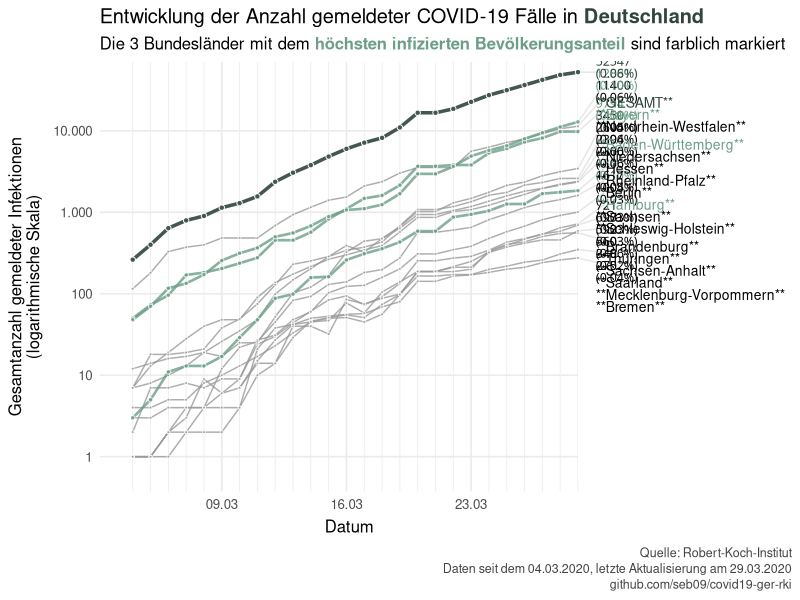
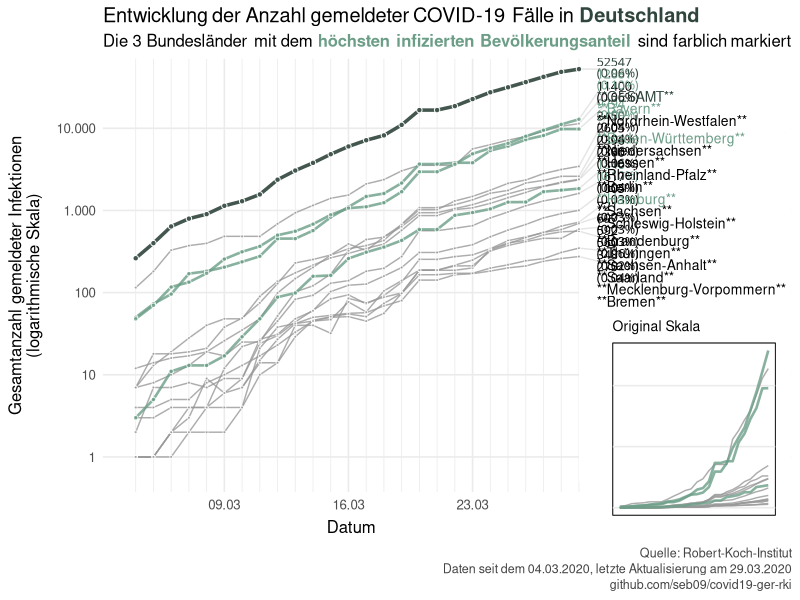
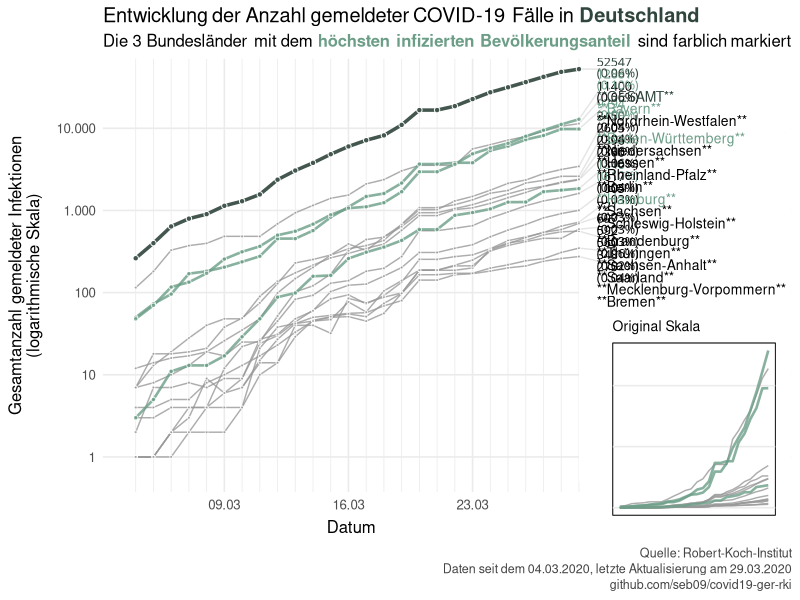

These charts were generated, in order, by the following R code:

library(tidyverse)
library(cowplot)
library(ggtext)
library(lubridate)

theme_set(theme_minimal(base_size = 12))

# import data ------------------------------------------------------------------

pop <- read_csv("data/einwohner_bundesland.csv")
corona_rki <- read_csv("data/corona_deu_rki.csv") %>% 
  left_join(pop, by = "Bundesland") %>% 
  filter(Fallzahl > 0)


# data for plotting ------------------------------------------------------------

d_total <- corona_rki %>% 
  group_by(Datum) %>% 
  summarise(
    Fallzahl = sum(Fallzahl, na.rm = TRUE),
    Todeszahl = sum(Todeszahl, na.rm = TRUE),
    Einwohner = sum(Einwohner, na.rm = TRUE)
  ) %>% 
  mutate(Bundesland = "Gesamt")

d_plot <- corona_rki %>% 
  bind_rows(d_total) %>% 
  mutate(Bundesland = fct_reorder2(Bundesland, Datum, Fallzahl))

# prepare labels ---------------------------------------------------------------

# latest numbers per Bundesland
d_plot_end <- d_plot %>% 
  arrange(-as.numeric(Datum)) %>% 
  group_by(Bundesland) %>%
  top_n(1, Datum) %>% 
  ungroup() %>%
  mutate(Anteil = Fallzahl/Einwohner)

# evenly spread label coordinates
y_log <- log10(d_plot$Fallzahl)
lab_min <- min(y_log) + 0.5 * diff(range(y_log))
lab_max <- max(y_log)
lab_coord <- 10^seq(lab_min, lab_max, length.out = nlevels(d_plot$Bundesland))

# set colors
#colorRamp(c("#FFFFFF", "#374E55"))(0.87) %>% rgb(maxColorValue = 255)
color_text_total <- "#30453C"
color_line_total <- colorRamp(c("#FFFFFF", color_text_total))(0.9) %>% rgb(maxColorValue = 255)
#colorRamp(c("#FFFFFF", "#79AF97", "#000000"))(0.8) %>% rgb(maxColorValue = 255)
color_text_top <- "#6C9D87"
color_line_top <- colorRamp(c("#FFFFFF", color_text_top))(1) %>% rgb(maxColorValue = 255)
color_text_std <- "#000000"
color_line_std <- colorRamp(c("#FFFFFF", color_text_std))(0.4) %>% rgb(maxColorValue = 255)

# number of colored Bundesländer
top_color <- 3

# create label data set
d_plot_label_tot <- d_plot_end %>% 
  filter(Bundesland == "Gesamt") %>% 
  mutate(Ranking = 99)

d_plot_label_rest <- d_plot_end  %>% 
  arrange(-Anteil) %>% 
  filter(Bundesland != "Gesamt") %>% 
  mutate(Ranking = 1:n())

d_plot_label <- d_plot_label_tot %>% 
  bind_rows(d_plot_label_rest) %>% 
  mutate(color_text = if_else(Ranking <= top_color, color_text_top, color_text_std)) %>% 
  mutate(color_text = if_else(Ranking == 99, color_text_total, color_text)) %>% 
  mutate(color_line = if_else(Ranking <= top_color, color_line_top, color_line_std)) %>% 
  mutate(color_line = if_else(Ranking == 99, color_line_total, color_line)) %>% 
  mutate(pct = paste0(format(round(Anteil*100, 2), nsmall = 2),"%")) %>% 
  mutate(
    tot = format(Fallzahl) %>%
      str_replace_all(" ", "<span style='color:#ffffff00;'>0</span>") %>% 
      paste0("<span style='color:#ffffff00;'>0</span>", .)
  ) %>% 
  mutate(label = glue::glue("
    <span style='color:{color_text};'>
      <span style='font-family:\"Lucida Console\";font-size:9pt;'>
        {format(tot)} ({pct})
      </span>
      <span style='font-size:10pt;'>
        **{ifelse(Bundesland == \"Gesamt\", toupper(Bundesland), as.character(Bundesland))}**
      </span>
    </span>
  ")) %>% 
  arrange(Fallzahl) %>% 
  mutate(pos_x = Datum + 1) %>% 
  mutate(pos_y = lab_coord)

# create plot ------------------------------------------------------------------

# calculate x- and y-range (for label background)
mult_x <- c(0.05, 0.5)
mult_y <- c(0.025,0.025)
xrg <- range(d_plot$Datum) + c(-1, 1)*mult_x*diff(range(d_plot$Datum))
yrg <- range(d_plot$Fallzahl)

d_plot <- d_plot_label %>% 
  select(Bundesland, Anteil, Ranking) %>% 
  left_join(d_plot, ., by = "Bundesland") %>%
  filter(Bundesland != "Gesamt")

size_line_top <- 0.9
size_line_std <- 0.5

d_plot_top <- d_plot %>% 
  filter(Ranking <= top_color)

d_plot_std <- d_plot %>% 
  filter(Ranking > top_color)


p_geom_std_line <- geom_line(
    data = d_plot_std,
    mapping = aes(x = Datum, y = Fallzahl, group = Bundesland),
    alpha = 0.8, size = size_line_std, color = color_line_std
  )

p_geom_std_pt <- geom_point(
    data = d_plot_std,
    mapping = aes(x = Datum, y = Fallzahl, group = Bundesland),
    alpha = 0.8, size = 1.25*size_line_std, shape = 21,
    fill = color_line_std, color = "#FFFFFF"
  )

p_geom_top_line <- geom_line(
    data = d_plot_top,
    mapping = aes(x = Datum, y = Fallzahl, group = Bundesland),
    alpha = 0.8, size = size_line_top, color = color_line_top
  )

p_geom_top_pt <- geom_point(
    data = d_plot_top,
    mapping = aes(x = Datum, y = Fallzahl, group = Bundesland),
    alpha = 0.8, size = 1.25*size_line_top, shape = 21,
    fill = color_line_top, color = "#FFFFFF"
  )

p_geom_total_line <- geom_line(
    data = d_total,
    aes(Datum, Fallzahl),
    size = 1.2,
    color = color_line_total,
    inherit.aes = FALSE
  )

p_geom_total_pt <- geom_point(
    data = d_total,
    aes(Datum, Fallzahl),
    size = 1.5,
    fill = color_line_total,
    color = "#FFFFFF",
    shape = 21,
    inherit.aes = FALSE
  )

p_main <- ggplot() +
  annotate(
    "rect",
    xmin = max(d_plot_label$Datum),
    xmax = xrg[2],
    ymin = yrg[1]-0.5,
    ymax = yrg[2]+0.5,
    fill = "#FFFFFF"
  ) +
  geom_richtext(
    data = d_plot_label,
    mapping = aes(x = pos_x, y = pos_y, label = label),
    hjust = 0,
    vjust = 0.5,
    fill = NA,
    label.color = NA,
    label.padding = grid::unit(rep(0, 4), "pt"),
    show.legend = FALSE
  ) +
  geom_segment(
    data = d_plot_label,
    mapping = aes(x = Datum, xend = pos_x + 0.5, y = Fallzahl, yend =pos_y),
    alpha = 0.1, color = "#000000",
    inherit.aes = FALSE
  ) +
  p_geom_std_line +
  p_geom_std_pt +
  p_geom_top_line +
  p_geom_top_pt +
  p_geom_total_line +
  p_geom_total_pt +
  scale_x_date(
    breaks = seq(ymd("2020-03-09"), ymd(max(d_plot$Datum)), by = "weeks"),
    minor_breaks = seq(ymd("2020-03-04"), ymd(max(d_plot$Datum)), by = "days"),
    date_labels = "%d.%m",
    expand = expansion(mult = c(mult_x[1],0))
  ) +
  scale_y_continuous(
    trans = scales::log10_trans(),
    breaks = 10^c(0:5),
    expand = expansion(mult = mult_y),
    labels = function(x) scales::comma(x, big.mark = ".", accuracy = 1, decimal.mark = ",")
  ) +
  scale_color_manual(values = c(color_line_std, color_line_top)) +
  scale_fill_manual(values = c(color_line_std, color_line_top)) +
  labs(
    x = "Datum",
    y = glue::glue(
      "Gesamtanzahl gemeldeter Infektionen",
      "(logarithmische Skala)",
      .sep = "\n"
    ),
    title = glue::glue(
      "Entwicklung der Anzahl gemeldeter COVID-19 Fälle in **<span style='color:{color_text_total};'>Deutschland</span>**"
    ),
    subtitle = glue::glue(
      "Die {top_color} Bundesländer mit dem **<span style='color:{color_text_top};'>höchsten infizierten Bevölkerungsanteil</span>** sind farblich markiert"
    ),
    caption = glue::glue(
      "Quelle: Robert-Koch-Institut",
      "Daten seit dem {min(d_plot$Datum) %>% format(\"%d.%m.%Y\")}, letzte Aktualisierung am {max(d_plot$Datum) %>% format(\"%d.%m.%Y\")}",
      "github.com/seb09/covid19-ger-rki",
      .sep = "\n"
    )
  ) +
  theme(
    legend.position = "none",
    panel.grid.minor.y = element_blank(),
    axis.title.x = element_text(margin = margin(t = 0.5, unit = "lines"), hjust = 0.35),
    axis.title.y = element_text(margin = margin(r = 0.5, unit = "lines")),
    plot.title = element_markdown(),
    plot.subtitle = element_markdown(lineheight = 1.25),
    plot.caption = element_text(color = "#444444", size = 9, lineheight = 1.05)
  )

p_main

p_sub <- ggplot() +
  p_geom_std_line +
  p_geom_top_line +
  #p_geom_total_line +
  labs(title = "Original Skala") +
  theme(
    panel.grid.minor.y = element_blank(),
    panel.grid.major.x = element_blank(),
    panel.grid.minor.x = element_blank(),
    panel.background = element_rect(fill = "#FFFFFF"),
    panel.border = element_rect(color = "#000000", size = 0.33, fill = NA),
    axis.title.x = element_blank(),
    axis.title.y = element_blank(),
    axis.text.x = element_blank(),
    axis.text.y = element_blank(),
    plot.title = element_text(size = 10)
  )

p <- ggdraw() +
  draw_plot(p_main) +
  draw_plot(p_sub, x = 0.98, y = 0.12, width = 0.23, height = 0.36, hjust = 1, vjust = 0)

p

ggsave(fs::path("plots", "covid19-deu-rki-entwicklung.png"), p, width = 10, height = 6.66, dpi = 200, scale = 1.3)
